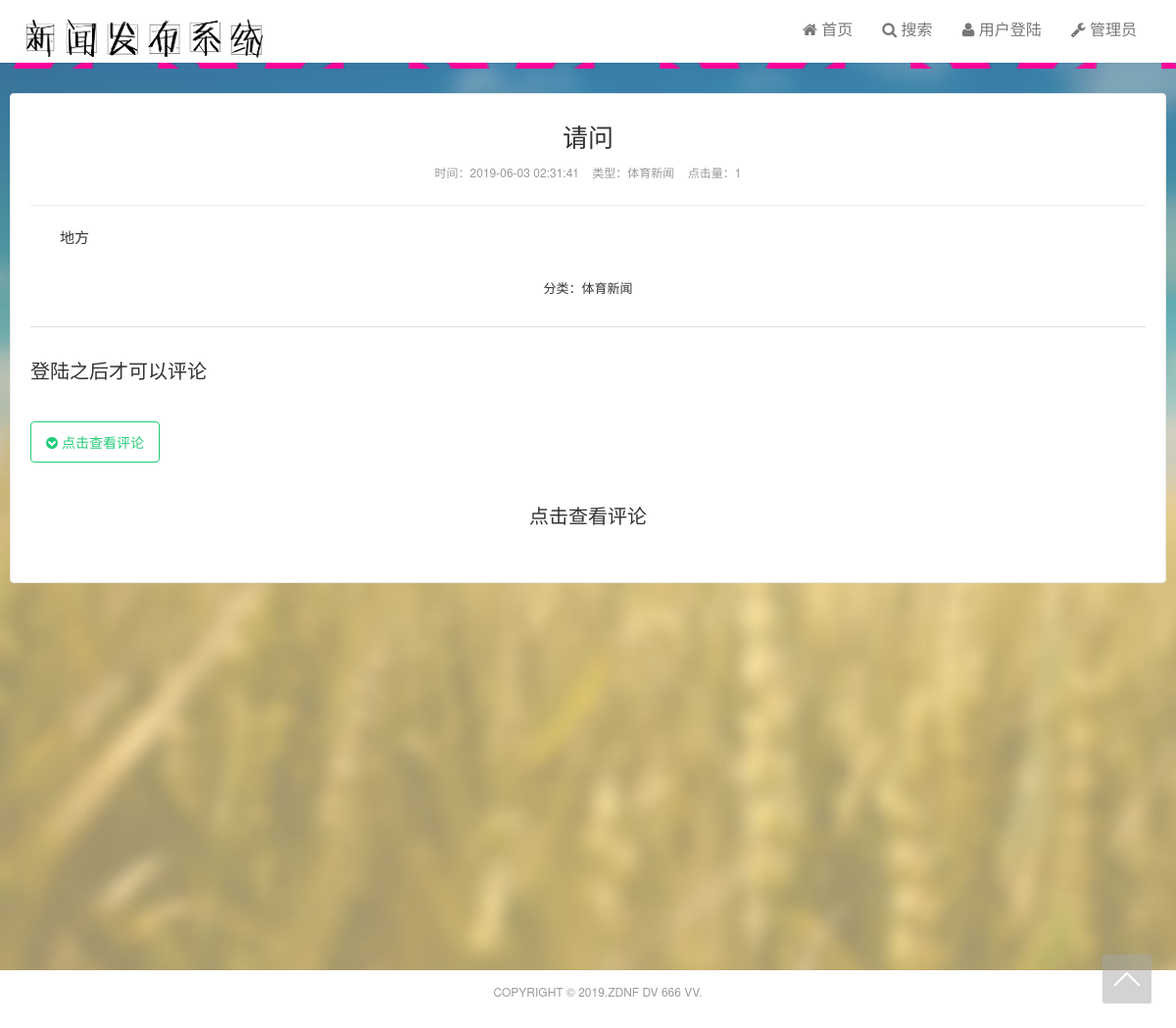
The app's page /front/show.php?id=1 with its own data.
### tables this page shows
CREATE TABLE `news` (
  `news_id` int(10) unsigned NOT NULL AUTO_INCREMENT,
  `title` varchar(200) NOT NULL,
  `content` text NOT NULL,
  `cre_date` datetime DEFAULT NULL,
  `click` int(11) DEFAULT '0',
  `category` varchar(200) DEFAULT NULL,
  PRIMARY KEY (`news_id`)
);

### front/show.php (the view, shortened to what this page needs)
<!doctype html>
<html lang="zh-CN">
<head>
<link rel="stylesheet" type="text/css" href="css/bootstrap.min.css">
<link rel="stylesheet" type="text/css" href="css/nprogress.css">
<link rel="stylesheet" type="text/css" href="css/style.css">
<link rel="stylesheet" type="text/css" href="css/font-awesome.min.css">
    <link rel="stylesheet" href="../admin/css/pintuer.css">
    <link rel="stylesheet" href="../admin/css/admin.css">
</head>
<body class="user-select single" style="background:url('images/bg.jpg');
    background-attachment:fixed;
    background-repeat:no-repeat;
    background-size:cover;
    -moz-background-size:cover;
    -webkit-background-size:cover;">
<header class="header" style="background:url(images/favicon.ico)">
    <nav class="navbar navbar-default" id="navbar">
        <div class="container">
            <div class="navbar-header">
                <h1 class="logo hvr-bounce-in"><a href="index.php" ><img src="images/nav_head.png" /></a></h1>
            </div>
            <div class="collapse navbar-collapse" id="header-navbar">
                <ul class="nav navbar-nav navbar-right">
                    <li><a data-cont="中大南方" title="162011189" href="index.php"><span class="icon-home"></span> 首页</a></li>
                    <li><a data-cont="中大南方" title="162011189" href="search.php"><span class="icon-search"></span> 搜索</a></li>
                    <?php
                    if(!isset($_SESSION['fname'])) {
                        ?>
                        <li><a data-cont="用户登陆" title="用户登陆" href="../home/login.html"><span class="icon-user"></span> 用户登陆</a></li>
                        <?php
                    }
                    else {?>
                        <li><a href="javascript:void(0)" onclick="ajup5()"><span class="icon-sign-out"></span> 退出登陆</a></li>
                        <?php
                    }
                    ?>
                    <li><a data-cont="管理员" title="管理员" href="../admin/login.html"><span class="icon-wrench"></span> 管理员</a></li>
                </ul>
            </div>
        </div>
    </nav>
</header>
<section class="container" style="padding-top: 25px; padding-bottom: 25px">
<div class="content-wrap" style="min-height: 870px">
<div class="content" >
    <?php
    $news_id = $_GET['id'];
    $mysqli = new mysqli('localhost','root','','news');
    $mysqli->set_charset('utf8');
    $sql = "SELECT * FROM news WHERE news_id=".$news_id;
    $mysqli_result = $mysqli->query($sql);
    if ($mysqli_result && $mysqli_result->num_rows) {
        $mysqli_result->data_seek(0);
        $row = $mysqli_result->fetch_assoc();
        echo "<header class=\"article-header\">
            <h1 class=\"article-title\">
                {$row['title']}
            </h1>
            <div class=\"article-meta\">
                时间：{$row['cre_date']} &nbsp;&nbsp;
                类型：{$row['category']} &nbsp;&nbsp;
                点击量：{$row['click']}
            </div>
        </header>
        <article class=\"article-content\">
            <p>";
        $text_arr = explode(chr(10),$row['content']);
        for($i = 0;$i < count($text_arr);$i++){
            echo $text_arr[$i];
            echo "</p><p>";
        }
        echo "</p>
        </article>
      <div class=\"article-tags\">
          分类：{$row['category']}
      </div>
    ";
    } else {
        echo '么有你想要的东西';
    }
    ?>
    <hr>
    <br>
    <?php
    if(!isset($_SESSION['fname'])) {
        ?>
        <h2>登陆之后才可以评论</h2>
        <br><br>
        <?php
    }
    ?>
    <button class="button border-green icon-chevron-circle-down" onclick="comlist()"> 点击查看评论</button>
    <br><br>
    <div id="txtHint_com"><h2 align="center" style="padding: 20px">点击查看评论</h2></div>
</div>
</div>
</section>
<footer class="footer">
	<div class="container">
		<p>Copyright &copy; 2019.zdnf dv 666 vv.</p>
	</div>
	<div id="gotop"><a class="gotop"></a></div>
</footer>
</body>
</html>

### front/css/style.css (style rules this page uses)
body, div, dl, dt, dd, ul, ol, li, h1, h2, h3, h4, h5, h6, pre, code, form, button, input, fieldset, legend, input, textarea, p, blockquote, th, td, article, aside, details, figcaption, figure, #footer, #header, hgroup, menu, nav, section { margin: 0; padding: 0; }
body, dl, dt, dd, ul, ol, li, h1, h2, h3, h4, h5, h6, form, button, input, textarea, p, span, th, td, article, aside, nav, section, img, a { outline: none; transition: all 0.30s ease-in-out; -webkit-transition: all 0.30s ease-in-out; -moz-transition: all 0.30s ease-in-out; -o-transition: all 0.30s ease-in-out; -ms-transition: all 0.30s ease-in-out; }
article, aside, details, figcaption, figure, footer, header, hgroup, main, nav, section, summary { display: block; }
html, body { color: #444; background-color: #f6f6f6; overflow-x: hidden; }
a { cursor: pointer; text-decoration: none; }
li { display: list-item; list-style: none; text-align: -webkit-match-parent; }
body, input, button, textarea, select { font-family: "Microsoft YaHei", "微软雅黑", "Lantinghei SC", "Open Sans", Arial, "Hiragino Sans GB", "STHeiti", "WenQuanYi Micro Hei", SimSun, sans-serif; }
.user-select { -webkit-user-select: none; -moz-user-select: none; -ms-user-select: none; -khtml-user-select: none; user-select: none; }
@media (min-width:768px) { .container { width: auto; } }
@media (min-width:992px) { .container { width: auto; } }
@media (min-width:1200px) { .container { width: auto; } }
.container { position: relative; margin: 0 auto; max-width: 1200px; padding: 0; }
@media (max-width:1240px) { .container { margin: 0 15px; } }
.navbar { background-color: #fff; width: 100%; border: none; border-radius: 0; min-height: 60px; margin-bottom: 20px; padding: 0; -moz-box-shadow: 0px 0px 2px rgba(0, 0, 0, .1); -webkit-box-shadow: 0px 0px 2px rgba(0, 0, 0, .1); box-shadow: 0px 0px 2px rgba(0, 0, 0, .1); }
.navbar-nav>li>a { color: #777; padding: 0px 15px; line-height: 60px; font-size: 16px; }
.container-fluid>.navbar-collapse, .container-fluid>.navbar-header, .container>.navbar-collapse, .container>.navbar-header { margin-right: 0px; margin-left: 0px; }
.navbar>.container .logo { display: inline-block; vertical-align: middle; -webkit-transform: translateZ(0); transform: translateZ(0); box-shadow: 0 0 1px rgba(0, 0, 0, 0); -webkit-backface-visibility: hidden; backface-visibility: hidden; -moz-osx-font-smoothing: grayscale; -webkit-transition-duration: 0.5s; transition-duration: 0.5s; }
.navbar-nav li a:after { content: ''; width: 5px; height: 100px; background-color: #3399CC; -webkit-border-radius: 50%; -moz-border-radius: 50%; border-radius: 50%; -webkit-transform: rotate(45deg) translate(0%, 0%); -moz-transform: rotate(45deg) translate(0%, 0%); -ms-transform: rotate(45deg) translate(0%, 0%); -o-transform: rotate(45deg) translate(0%, 0%); transform: rotate(45deg) translate(0%, 0%); -webkit-transform-origin: 100% 50%; -moz-transform-origin: 100% 50%; -ms-transform-origin: 100% 50%; -o-transform-origin: 100% 50%; transform-origin: 100% 50%; position: absolute; top: 50px; left: 35px; margin-left: 50px; margin-top: -110px; opacity: 0; -webkit-opacity: 0; -moz-opacity: 0; }
.content-wrap { width: 100%; float: left; min-height: 1000px; }
.content { position: relative; min-height: 500px; margin-bottom: 15px; }
.single .content { padding: 0 20px; background-color: #fff; border: 1px solid #EAEAEA; border-radius: 4px; }
.article-header { margin-bottom: 20px; padding: 25px 0; border-bottom: 1px solid #EEE; text-align: center; }
.article-title { margin-top: 0; font-size: 26px; line-height: 36px; }
.article-meta { margin-top: 10px; font-size: 12px; color: #999; }
.article-content { font-size: 15px; line-height: 25px; word-wrap: break-word; cursor: default; }
.article-content p { text-indent: 30px; margin-bottom: 18px; word-wrap: break-word; }
.article-tags { margin: 30px 0; text-align: center; cursor: default; }
.footer { clear: both; padding: 10px; font-size: 12px; text-align: center; text-transform: uppercase; color: #999; background-color: #FFF; -moz-box-shadow: 0px 0px 2px 0px rgba(0, 0, 0, .1); -webkit-box-shadow: 0px 0px 2px 0px rgba(0, 0, 0, .1); box-shadow: 0px 0px 2px 0px rgba(0, 0, 0, .1); }
.footer a { color: #999; }
.gotop { cursor: pointer; position: fixed; right: 25px; bottom: 25px; z-index: 99999; display: block; width: 50px; height: 50px; background: url(../images/backtop.png) no-repeat 0 0; opacity: 0.5; filter: alpha(opacity=50); }

### records on screen
news: title "请问", cre_date "2019-06-03 02:31:41", category "体育新闻", click "1", content "地方"
